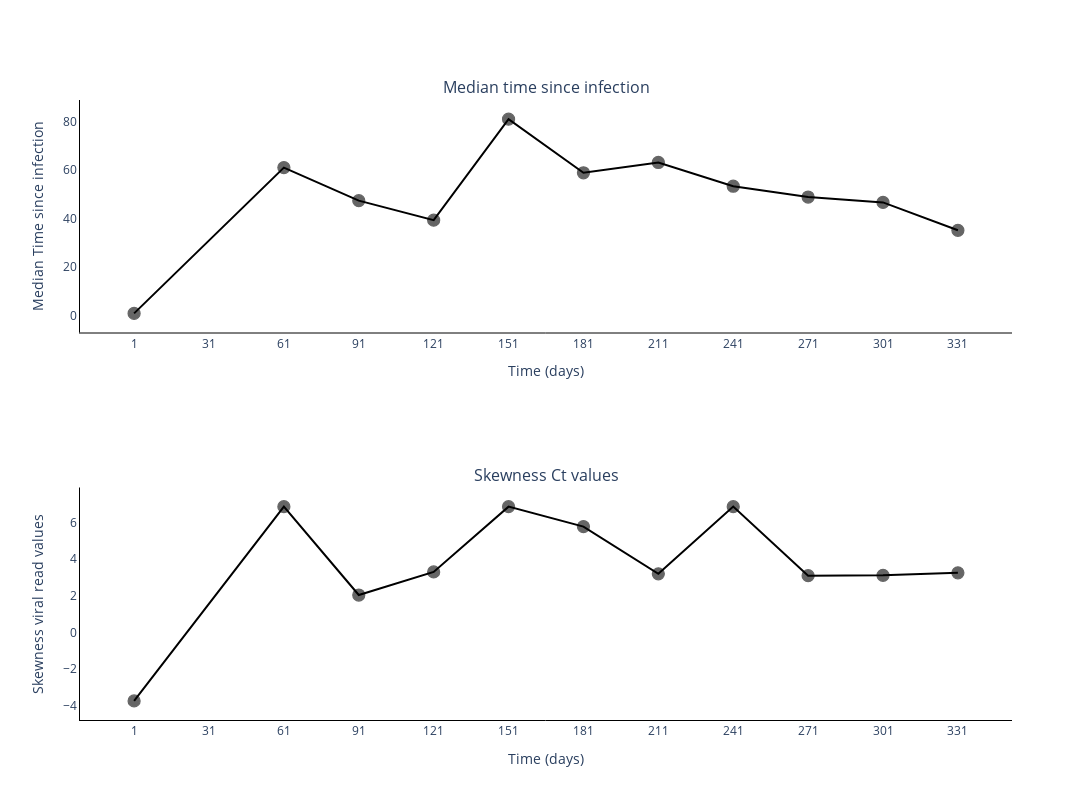

Notebook code for this chart:
### Markdown cell above
### Plot skenewss and median

### Code cell
fig = go.Figure()
fig = make_subplots(rows=2, cols=1, subplot_titles=('Median time since infection', 'Skewness Ct values'))

median_ti = []

for ti in time_since_infec[0]:
    median_ti.append(np.median(ti))


fig.add_trace(
    go.Scatter(
        y=median_ti,
        x=sample_points,
        mode='lines+markers',
        connectgaps=True,
        name='Median times',
        marker_line=dict(width=1.25, color='black'),
        marker_opacity=0.6,
        marker_size=12,
        line_color='black',
        showlegend=False,
    ),
    row=1,
    col=1
)

fig.add_trace(
    go.Scatter(
        y=skews,
        x=sample_points,
        mode='lines+markers',
        connectgaps=True,
        name='Skewness viral read values',
        marker_line=dict(width=1.25, color='black'),
        marker_opacity=0.6,
        marker_size=12,
        line_color='black',
        showlegend=False,
    ),
    row=2,
    col=1
)

# Add axis labels
fig.update_layout(
    width=1100, 
    height=800,
    plot_bgcolor='white',
    xaxis=dict(
        linecolor='black',
        tickvals=sample_points.tolist(),
        title = 'Time (days)'
        ),
    yaxis=dict(
        linecolor='black',
        title = 'Median Time since infection'),
    xaxis2=dict(
        linecolor='black',
        tickvals=sample_points.tolist(),
        title = 'Time (days)'
        ),
    yaxis2=dict(
        linecolor='black',
        title = 'Skewness viral read values')
    #legend=dict(
    #    orientation="h",
    #    yanchor="bottom",
    #    y=1.02,
    #    xanchor="right",
    #    x=1
    #)
    )

fig.write_image('images/Median_vs_Skewness-HPV.pdf')
fig.show()

### Figure 1 — Plotly figure (JSON) as saved in the notebook; plotly's stock layout.template omitted (floating-point values rounded to 4 significant figures)
{"data": [{"connectgaps": true, "line": {"color": "black"}, "marker": {"line": {"color": "black", "width": 1.25}, "opacity": 0.6, "size": 12}, "mode": "lines+markers", "name": "Median times", "showlegend": false, "type": "scatter", "x": [1, 31, 61, 91, 121, 151, 181, 211, 241, 271, 301, 331], "xaxis": "x", "y": [1, null, 61, 47.39, 39.37, 80.94, 58.87, 63.1, 53.33, 48.89, 46.66, 35.18], "yaxis": "y"}, {"connectgaps": true, "line": {"color": "black"}, "marker": {"line": {"color": "black", "width": 1.25}, "opacity": 0.6, "size": 12}, "mode": "lines+markers", "name": "Skewness viral read values", "showlegend": false, "type": "scatter", "x": [1, 31, 61, 91, 121, 151, 181, 211, 241, 271, 301, 331], "xaxis": "x2", "y": [-3.736, NaN, 6.857, 2.037, 3.295, 6.857, 5.767, 3.193, 6.857, 3.093, 3.111, 3.246], "yaxis": "y2"}], "layout": {"annotations": [{"font": {"size": 16}, "showarrow": false, "text": "Median time since infection", "x": 0.5, "xanchor": "center", "xref": "paper", "y": 1, "yanchor": "bottom", "yref": "paper"}, {"font": {"size": 16}, "showarrow": false, "text": "Skewness Ct values", "x": 0.5, "xanchor": "center", "xref": "paper", "y": 0.375, "yanchor": "bottom", "yref": "paper"}], "height": 800, "plot_bgcolor": "white", "width": 1100, "xaxis": {"anchor": "y", "domain": [0, 1], "linecolor": "black", "tickvals": [1, 31, 61, 91, 121, 151, 181, 211, 241, 271, 301, 331], "title": {"text": "Time (days)"}}, "xaxis2": {"anchor": "y2", "domain": [0, 1], "linecolor": "black", "tickvals": [1, 31, 61, 91, 121, 151, 181, 211, 241, 271, 301, 331], "title": {"text": "Time (days)"}}, "yaxis": {"anchor": "x", "domain": [0.625, 1], "linecolor": "black", "title": {"text": "Median Time since infection"}}, "yaxis2": {"anchor": "x2", "domain": [0, 0.375], "linecolor": "black", "title": {"text": "Skewness viral read values"}}}}
